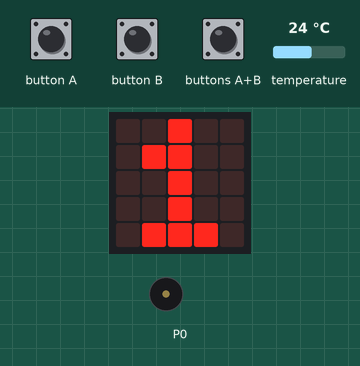
Recording of a program running on a simulated BBC micro:bit (MakeCode). Parts: the board's 5×5 LED display, buzzer (waves = sounding). The inputs (shaded band) are chosen by the test bench; at power-on: temperature 24 °C. Random numbers come from a fixed seed.

Above: at 7.2 s.
7.3 s: button A pressed for 0.15 s
At 9.6 s:
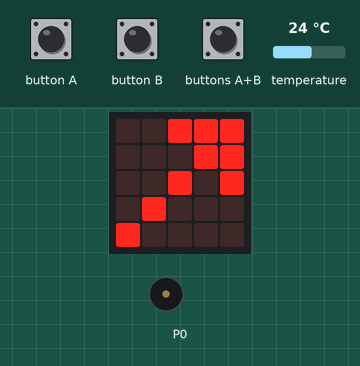
12.8 s: button B pressed for 0.15 s
At 13.4 s:
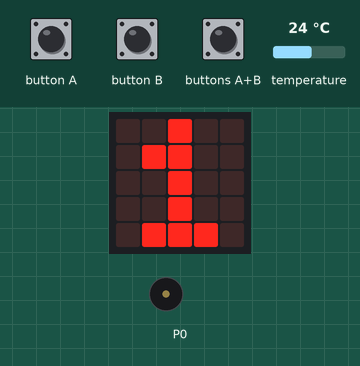
13.5 s: temperature set to 21.3 °C
17.2 s: temperature set to 20.2 °C
At 24.28 s:
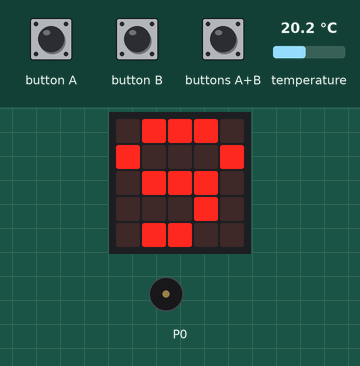
24.7 s: temperature set to 28 °C
At 28.5 s:
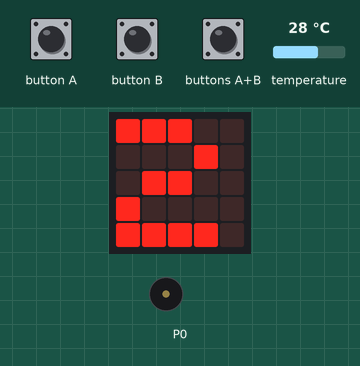
Timing chart, 0 to 61.4 s (numbered marks = the images above; inputs shaded):
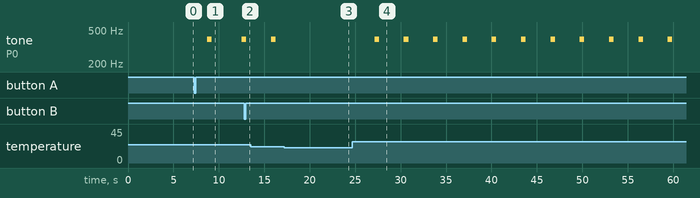

Measured:
- the behaviour switches between 21 and 20.9 °C on temperature (found by bisection; images 2 and 3)
- after the input at 24.7 s, tone on P0: alternates 392 Hz for 0.50 s and silent for 2.7 s, starting after 2.4 s
- what the display in image 1 shows lasts 0.6 s, from 9.2 s to 9.8 s

The program:

main.ts
```typescript
/**
 * Miguel Lázaro Moguilnaia 2 ESO A
 */
input.onButtonPressed(Button.A, function () {
    if (lista[0]) {
        impar += -1
    } else if (lista[2]) {
        impar += -1
    } else if (lista[4]) {
        impar += -1
    } else if (lista[6]) {
        impar += -1
    } else if (lista[8]) {
        impar += -1
    } else {
        impar += 0
    }
})
input.onButtonPressed(Button.AB, function () {
    impar += 5
    par += 5
})
input.onButtonPressed(Button.B, function () {
    if (lista[1]) {
        par += -1
    } else if (lista[3]) {
        par += -1
    } else if (lista[5]) {
        par += -1
    } else if (lista[7]) {
        par += -1
    } else {
        par += 0
    }
})
let par = 0
let impar = 0
let lista: Image[] = []
lista = [
images.createImage(`
    . . # . .
    . # # . .
    . . # . .
    . . # . .
    . # # # .
    `),
images.createImage(`
    # # # . .
    . . . # .
    . # # . .
    # . . . .
    # # # # .
    `),
images.createImage(`
    . # # . .
    . . . # .
    . # # . .
    . . . # .
    . # # . .
    `),
images.createImage(`
    . . # # .
    . # . # .
    # . . # .
    # # # # .
    . . . # .
    `),
images.createImage(`
    # # # # .
    # . . . .
    # # # . .
    . . . # .
    # # # . .
    `),
images.createImage(`
    . . # # .
    . # . . .
    . # # # .
    # . . . #
    . # # # .
    `),
images.createImage(`
    . # # # .
    . . . # .
    . . # . .
    . . # . .
    . . # . .
    `),
images.createImage(`
    . # # # .
    # . . . #
    . # # # .
    # . . . #
    . # # # .
    `),
images.createImage(`
    . # # # .
    # . . . #
    . # # # .
    . . . # .
    . # # . .
    `)
]
for (let index = 0; index < 1; index++) {
    for (let index = 0; index <= 4; index++) {
        basic.pause(200)
        led.plot(index, index)
    }
}
basic.pause(5000)
basic.clearScreen()
basic.forever(function () {
    for (let index = 0; index <= 8; index++) {
        lista[randint(0, index)].showImage(0, 300)
    }
    if (input.temperature() > 20) {
        music.playTone(392, music.beat(BeatFraction.Whole))
    }
    if (impar == 0) {
        basic.showArrow(ArrowNames.NorthWest)
    } else if (par == 0) {
        basic.showArrow(ArrowNames.NorthEast)
    }
})
```

test.ts
```typescript
// aquí va el archivo "tests"; esto no se compilará cuando este paquete se utilice como una extensión.
```
